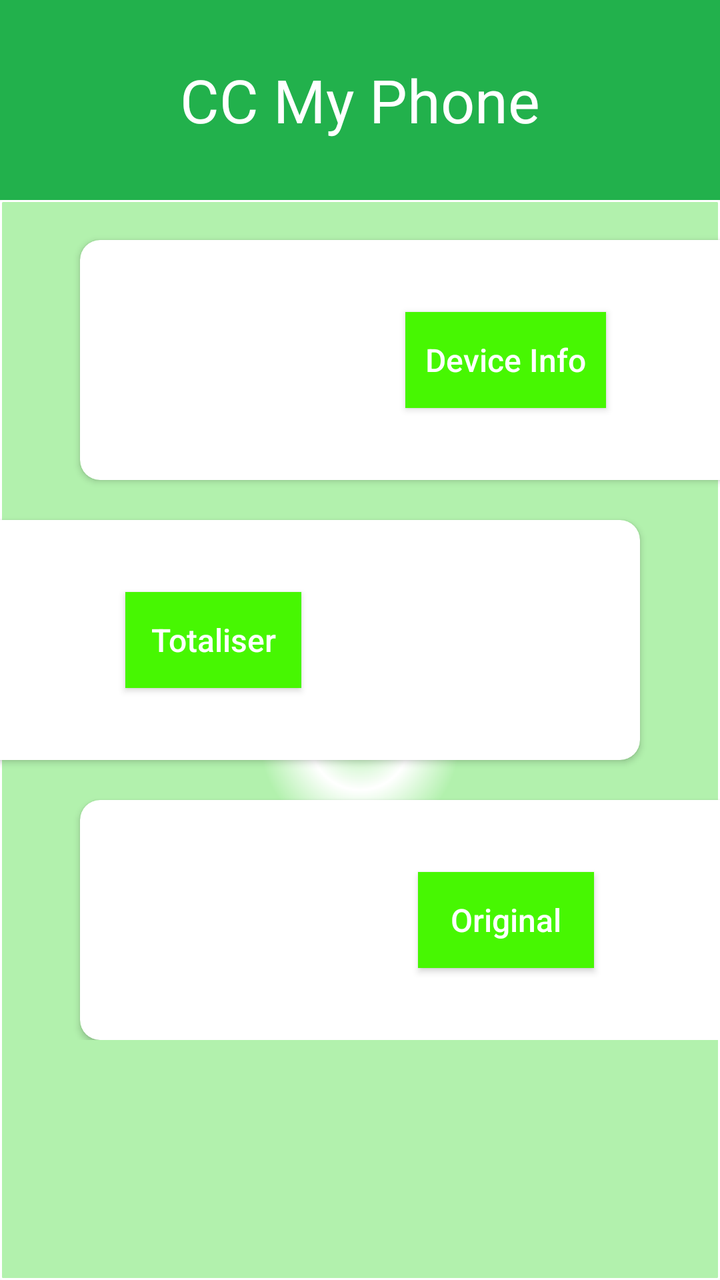
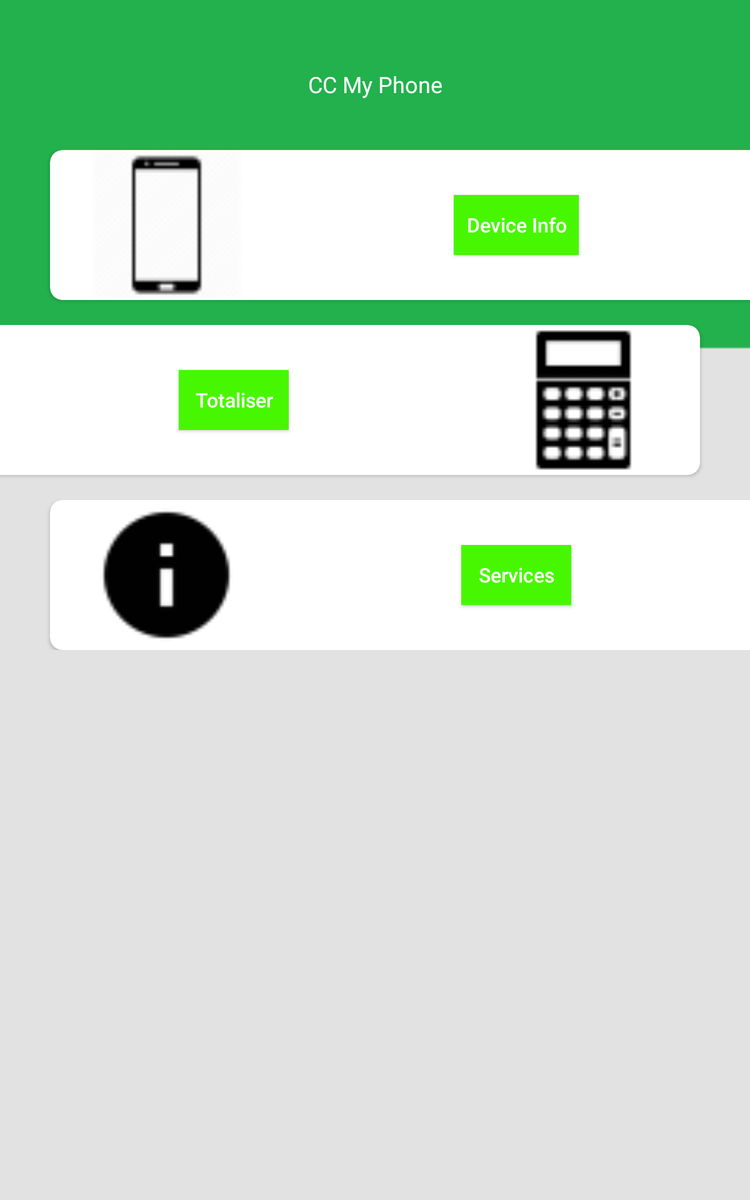

First picture: res/layout/ on a phone held upright. Second picture: the repository's own variant of that layout, on a device whose configuration matches the variant's folder. Source for both follows.
<!-- AndroidManifest.xml: application theme CustomTheme -->
<!-- res/layout/activity_master.xml -->
<?xml version="1.0" encoding="utf-8"?>
<RelativeLayout xmlns:android="http://schemas.android.com/apk/res/android"
    xmlns:app="http://schemas.android.com/apk/res-auto"
    xmlns:tools="http://schemas.android.com/tools"
    android:layout_width="match_parent"
    android:layout_height="match_parent"
    android:fitsSystemWindows="true"
    android:orientation="vertical"
    tools:context=".MasterActivity">

    <RelativeLayout
        android:id="@+id/l1"
        android:layout_width="match_parent"
        android:layout_height="100dp"
        android:background="@color/primaryTheme">

        <TextView
            android:layout_width="match_parent"
            android:layout_height="match_parent"
            android:gravity="center"
            android:text="CC My Phone"
            android:textColor="@color/White"
            android:textSize="30sp" />

    </RelativeLayout>


    <ScrollView
        android:layout_width="match_parent"
        android:layout_height="match_parent"
        android:layout_below="@+id/l1"
        android:background="@drawable/background"
        android:scrollbars="none">

        <LinearLayout
            android:layout_width="match_parent"
            android:layout_height="wrap_content"
            android:orientation="vertical">

            <android.support.v7.widget.CardView
                android:id="@+id/cardMainDevice"
                android:layout_width="match_parent"
                android:layout_height="120dp"
                android:layout_marginStart="40dp"
                android:layout_marginTop="20dp"
                android:layout_marginEnd="-10dp"
                app:cardBackgroundColor="@color/White"
                app:cardCornerRadius="10dp"
                app:cardPreventCornerOverlap="true">

                <LinearLayout
                    android:layout_width="match_parent"
                    android:layout_height="match_parent"
                    android:layout_marginEnd="10dp"
                    android:orientation="horizontal"
                    android:weightSum="6">

                    <ImageView
                        android:id="@+id/ivCateDevice"
                        android:layout_width="0dp"
                        android:layout_height="match_parent"
                        android:layout_weight="2"
                        android:src="@drawable/ic_phone" />

                    <LinearLayout
                        android:layout_width="0dp"
                        android:layout_height="match_parent"
                        android:layout_weight="4"
                        android:gravity="center"
                        android:orientation="vertical">

                        <Button
                            android:id="@+id/btnCateDevice"
                            android:layout_width="wrap_content"
                            android:layout_height="wrap_content"
                            android:background="@color/Green_Normal"
                            android:padding="10dp"
                            android:text="Device Info"
                            android:textAllCaps="false"
                            android:textColor="@color/White"
                            android:textSize="16sp" />

                    </LinearLayout>

                </LinearLayout>

            </android.support.v7.widget.CardView>

            <android.support.v7.widget.CardView
                android:id="@+id/cardMainTotaliser"
                android:layout_width="match_parent"
                android:layout_height="120dp"
                android:layout_marginStart="-10dp"
                android:layout_marginTop="20dp"
                android:layout_marginEnd="40dp"
                app:cardBackgroundColor="@color/White"
                app:cardCornerRadius="10dp"
                app:cardPreventCornerOverlap="true">

                <LinearLayout
                    android:layout_width="match_parent"
                    android:layout_height="match_parent"
                    android:layout_marginStart="10dp"
                    android:orientation="horizontal"
                    android:weightSum="6">

                    <LinearLayout
                        android:layout_width="0dp"
                        android:layout_height="match_parent"
                        android:layout_weight="4"
                        android:gravity="center"
                        android:orientation="vertical">

                        <Button
                            android:id="@+id/btnCateTotaliser"
                            android:layout_width="wrap_content"
                            android:layout_height="wrap_content"
                            android:background="@color/Green_Normal"
                            android:padding="10dp"
                            android:text="Totaliser"
                            android:textAllCaps="false"
                            android:textColor="@color/White"
                            android:textSize="16sp" />

                    </LinearLayout>

                    <ImageView
                        android:id="@+id/ivCateTotaliser"
                        android:layout_width="0dp"
                        android:layout_height="match_parent"
                        android:layout_weight="2"
                        android:src="@drawable/ic_phone" />


                </LinearLayout>

            </android.support.v7.widget.CardView>

            <android.support.v7.widget.CardView
                android:id="@+id/cardMainOriginal"
                android:layout_width="match_parent"
                android:layout_height="120dp"
                android:layout_marginStart="40dp"
                android:layout_marginTop="20dp"
                android:layout_marginEnd="-10dp"
                app:cardBackgroundColor="@color/White"
                app:cardCornerRadius="10dp"
                app:cardPreventCornerOverlap="true">

                <LinearLayout
                    android:layout_width="match_parent"
                    android:layout_height="match_parent"
                    android:layout_marginEnd="10dp"
                    android:orientation="horizontal"
                    android:weightSum="6">

                    <ImageView
                        android:id="@+id/ivCateOriginal"
                        android:layout_width="0dp"
                        android:layout_height="match_parent"
                        android:layout_weight="2"
                        android:src="@drawable/ic_phone" />

                    <LinearLayout
                        android:layout_width="0dp"
                        android:layout_height="match_parent"
                        android:layout_weight="4"
                        android:gravity="center"
                        android:orientation="vertical">

                        <Button
                            android:id="@+id/btnCateOriginal"
                            android:layout_width="wrap_content"
                            android:layout_height="wrap_content"
                            android:background="@color/Green_Normal"
                            android:padding="10dp"
                            android:text="Original"
                            android:textAllCaps="false"
                            android:textColor="@color/White"
                            android:textSize="16sp" />

                    </LinearLayout>

                </LinearLayout>


            </android.support.v7.widget.CardView>

        </LinearLayout>


    </ScrollView>


</RelativeLayout>
<!-- resources referenced by this layout -->
<resources>
  <color name="Green_Normal">#47F702</color>
  <color name="White">#FFFFFF</color>
  <color name="primaryTheme">#22b14c</color>
  <!-- drawable background (drawable) -->
  <shape xmlns:android="http://schemas.android.com/apk/res/android"
      android:shape="rectangle">
      <corners android:radius="1dp" />
      <stroke
          android:width="1dp"
          android:color="@color/White" />
      <gradient
          android:angle="360"
          android:centerColor="@color/White"
          android:endColor="#B2F1AD"
          android:gradientRadius="50dp"
          android:startColor="#B2F1AD"
          android:type="radial"
          android:useLevel="false"/>
  </shape>
  <style name="CustomTheme" parent="Theme.AppCompat.Light.NoActionBar">
          
          <item name="colorPrimary">@color/primaryTheme</item>
          <item name="colorPrimaryDark">@color/statusTheme</item>
          <item name="colorAccent">@color/secondaryTheme</item>
      </style>
  <color name="statusTheme">#137902</color>
  <color name="secondaryTheme">#3356F1</color>
</resources>
<!-- res/layout-sw600dp/activity_master.xml (the repository's variant of the layout above) -->
<!-- drawn on a 7-inch tablet held upright -->
<?xml version="1.0" encoding="utf-8"?>
<RelativeLayout xmlns:android="http://schemas.android.com/apk/res/android"
    xmlns:app="http://schemas.android.com/apk/res-auto"
    xmlns:tools="http://schemas.android.com/tools"
    android:layout_width="match_parent"
    android:layout_height="match_parent"
    android:background="@drawable/background_image_2"
    android:fitsSystemWindows="true"
    android:orientation="vertical"
    tools:context=".MasterActivity">

    <RelativeLayout
        android:id="@+id/l1"
        android:layout_width="match_parent"
        android:layout_height="100dp"
        android:gravity="center">

        <TextView
            android:id="@+id/userName"
            android:layout_width="match_parent"
            android:layout_height="wrap_content"
            android:gravity="center"
            android:text=""
            android:textColor="@color/White"
            android:textSize="26sp" />

        <TextView
            android:layout_width="match_parent"
            android:layout_height="wrap_content"
            android:layout_below="@+id/userName"
            android:gravity="center"
            android:text="CC My Phone"
            android:textColor="@color/White"
            android:textSize="18sp" />

    </RelativeLayout>

    <ScrollView
        android:layout_width="match_parent"
        android:layout_height="match_parent"
        android:layout_below="@+id/l1"
        android:scrollbars="none">

        <LinearLayout
            android:layout_width="match_parent"
            android:layout_height="wrap_content"
            android:orientation="vertical"
            android:paddingTop="20dp"
            android:paddingBottom="20dp">

            <android.support.v7.widget.CardView
                android:id="@+id/cardMainDevice"
                android:layout_width="match_parent"
                android:layout_height="120dp"
                android:layout_marginStart="40dp"
                android:layout_marginEnd="-10dp"
                app:cardBackgroundColor="@color/White"
                app:cardCornerRadius="10dp"
                app:cardPreventCornerOverlap="true">

                <LinearLayout
                    android:layout_width="match_parent"
                    android:layout_height="match_parent"
                    android:layout_marginEnd="10dp"
                    android:orientation="horizontal"
                    android:weightSum="6">

                    <ImageView
                        android:id="@+id/ivCateDevice"
                        android:layout_width="0dp"
                        android:layout_height="match_parent"
                        android:layout_weight="2"
                        android:src="@drawable/ic_android_mobile" />

                    <LinearLayout
                        android:layout_width="0dp"
                        android:layout_height="match_parent"
                        android:layout_weight="4"
                        android:gravity="center"
                        android:orientation="vertical">

                        <Button
                            android:id="@+id/btnCateDevice"
                            android:layout_width="wrap_content"
                            android:layout_height="wrap_content"
                            android:background="@color/Green_Normal"
                            android:padding="10dp"
                            android:text="Device Info"
                            android:textAllCaps="false"
                            android:textColor="@color/White"
                            android:textSize="16sp" />

                    </LinearLayout>

                </LinearLayout>

            </android.support.v7.widget.CardView>

            <android.support.v7.widget.CardView
                android:id="@+id/cardMainTotaliser"
                android:layout_width="match_parent"
                android:layout_height="120dp"
                android:layout_marginStart="-10dp"
                android:layout_marginTop="20dp"
                android:layout_marginEnd="40dp"
                app:cardBackgroundColor="@color/White"
                app:cardCornerRadius="10dp"
                app:cardPreventCornerOverlap="true">

                <LinearLayout
                    android:layout_width="match_parent"
                    android:layout_height="match_parent"
                    android:layout_marginStart="10dp"
                    android:orientation="horizontal"
                    android:weightSum="6">

                    <LinearLayout
                        android:layout_width="0dp"
                        android:layout_height="match_parent"
                        android:layout_weight="4"
                        android:gravity="center"
                        android:orientation="vertical">

                        <Button
                            android:id="@+id/btnCateTotaliser"
                            android:layout_width="wrap_content"
                            android:layout_height="wrap_content"
                            android:background="@color/Green_Normal"
                            android:padding="10dp"
                            android:text="Totaliser"
                            android:textAllCaps="false"
                            android:textColor="@color/White"
                            android:textSize="16sp" />

                    </LinearLayout>

                    <ImageView
                        android:id="@+id/ivCateTotaliser"
                        android:layout_width="0dp"
                        android:layout_height="match_parent"
                        android:layout_weight="2"
                        android:src="@drawable/ic_calculator" />


                </LinearLayout>

            </android.support.v7.widget.CardView>

            <android.support.v7.widget.CardView
                android:id="@+id/cardMainOriginal"
                android:layout_width="match_parent"
                android:layout_height="120dp"
                android:layout_marginStart="40dp"
                android:layout_marginTop="20dp"
                android:layout_marginEnd="-10dp"
                app:cardBackgroundColor="@color/White"
                app:cardCornerRadius="10dp"
                app:cardPreventCornerOverlap="true">

                <LinearLayout
                    android:layout_width="match_parent"
                    android:layout_height="match_parent"
                    android:layout_marginEnd="10dp"
                    android:orientation="horizontal"
                    android:weightSum="6">

                    <ImageView
                        android:id="@+id/ivCateOriginal"
                        android:layout_width="0dp"
                        android:layout_height="match_parent"
                        android:layout_weight="2"
                        android:src="@drawable/ic_info" />

                    <LinearLayout
                        android:layout_width="0dp"
                        android:layout_height="match_parent"
                        android:layout_weight="4"
                        android:gravity="center"
                        android:orientation="vertical">

                        <Button
                            android:id="@+id/btnCateOriginal"
                            android:layout_width="wrap_content"
                            android:layout_height="wrap_content"
                            android:background="@color/Green_Normal"
                            android:padding="10dp"
                            android:text="Services"
                            android:textAllCaps="false"
                            android:textColor="@color/White"
                            android:textSize="16sp" />

                    </LinearLayout>
                </LinearLayout>
            </android.support.v7.widget.CardView>

        </LinearLayout>
    </ScrollView>

</RelativeLayout>
<!-- resources referenced by the variant -->
<!-- as a 7-inch tablet held upright resolves them -->
<resources>
  <color name="Green_Normal">#47F702</color>
  <color name="White">#FFFFFF</color>
  <!-- drawable background_image_2: png bitmap (drawable, 5135 bytes) -->
  <!-- drawable ic_android_mobile: png bitmap (drawable-hdpi, 571 bytes) -->
  <!-- drawable ic_calculator: png bitmap (drawable-hdpi, 598 bytes) -->
  <!-- drawable ic_info: png bitmap (drawable-hdpi, 365 bytes) -->
  <style name="CustomTheme" parent="Theme.AppCompat.Light.NoActionBar">
          
          <item name="colorPrimary">@color/primaryTheme</item>
          <item name="colorPrimaryDark">@color/statusTheme</item>
          <item name="colorAccent">@color/secondaryTheme</item>
      </style>
  <color name="primaryTheme">#22b14c</color>
  <color name="statusTheme">#137902</color>
  <color name="secondaryTheme">#3356F1</color>
</resources>
